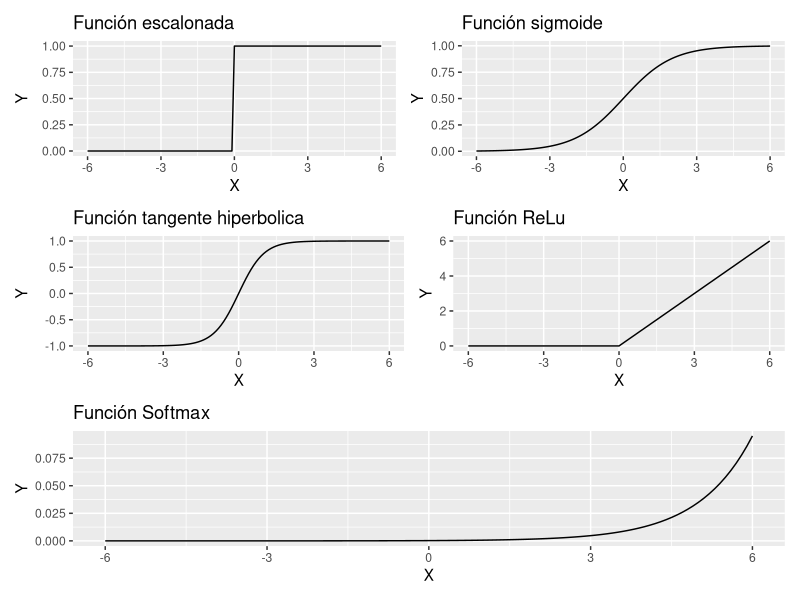

Here is the R script that generated this plot:
library(ggplot2)
library(dplyr)
library(patchwork)
library(knitr)

######################################################
### Función de escalonada
######################################################

escalonada <- function(x) { ifelse(x<0,0,1) }

x <- seq(-6,6,0.1)
y <- escalonada(x)    

plotEscalonada <-  
    data.frame(x=x,y=y) %>% 
    ggplot(aes(x=x,y=y)) + 
    geom_line() + 
    xlab('X') + 
    ylab('Y') +
    ggtitle('Función escalonada')

######################################################
### Función de activación sigmoide
######################################################

sigmoide <- function(x) {(1)/(1+exp(-x))}
x <- seq(-6,6,0.1)
y <- sigmoide(x)    

plotSigmoide <- 
    data.frame(x=x,y=y) %>% 
    ggplot(aes(x=x,y=y)) + 
    geom_line() + 
    xlab('X') + 
    ylab('Y') + 
    ggtitle('Función sigmoide')


######################################################
### Función de activación tangente hiperbolica
######################################################

hiperbolica <- function(x) { (((2)/(1+exp(-2*x)))-1) }
x <- seq(-6,6,0.1)
y <- hiperbolica(x)    

plotHiperbolica <- 
    data.frame(x=x,y=y) %>% 
    ggplot(aes(x=x,y=y)) + 
    geom_line() + 
    xlab('X') + 
    ylab('Y') + 
    ggtitle('Función tangente hiperbolica')

######################################################
### Función de activación ReLU – Rectified Lineal Unit
######################################################

relu <- function(x) { ifelse(x<0,0,x) }

x <- seq(-6,6,0.1)
y <- relu(x)    

plotRelu <-  
    data.frame(x=x,y=y) %>% 
    ggplot(aes(x=x,y=y)) + 
    geom_line() + 
    xlab('X') + 
    ylab('Y') +
    ggtitle('Función ReLu')

######################################################
### Función de activación Softmax
######################################################

softmax <- function(par){
    n.par <- length(par)
    par1 <- sort(par, decreasing = TRUE)
    Lk <- par1[1]
    for (k in 1:(n.par-1)) {
        Lk <- max(par1[k+1], Lk) + log1p(exp(-abs(par1[k+1] - Lk))) 
    }
    val <- exp(par - Lk)
    return(val)
}

x <- seq(-6,6,0.1)
y <- softmax(x)    

plotSoftmax <-  
    data.frame(x=x,y=y) %>% 
    ggplot(aes(x=x,y=y)) + 
    geom_line() + 
    xlab('X') + 
    ylab('Y') +
    ggtitle('Función Softmax')

######################################################
### GRAFICO UNIDO
######################################################
(plotEscalonada+plotSigmoide)/(plotHiperbolica+plotRelu)/(plotSoftmax)

